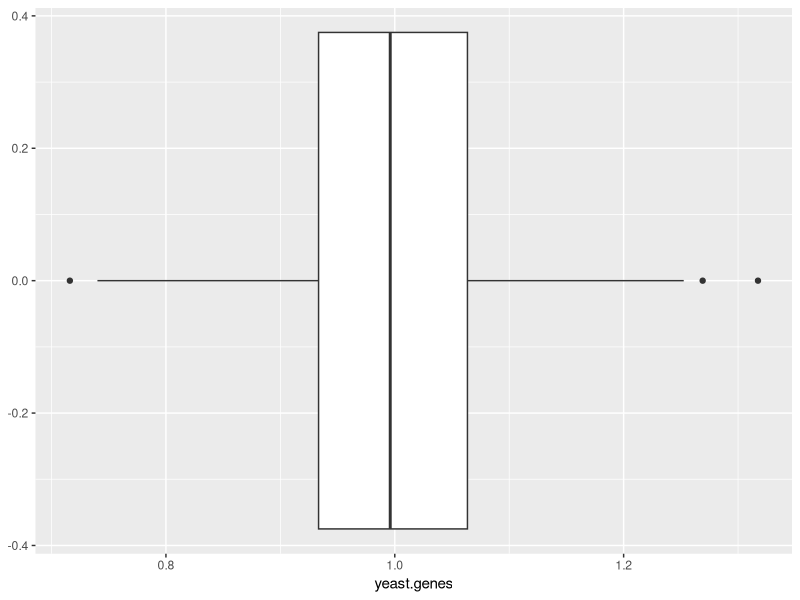
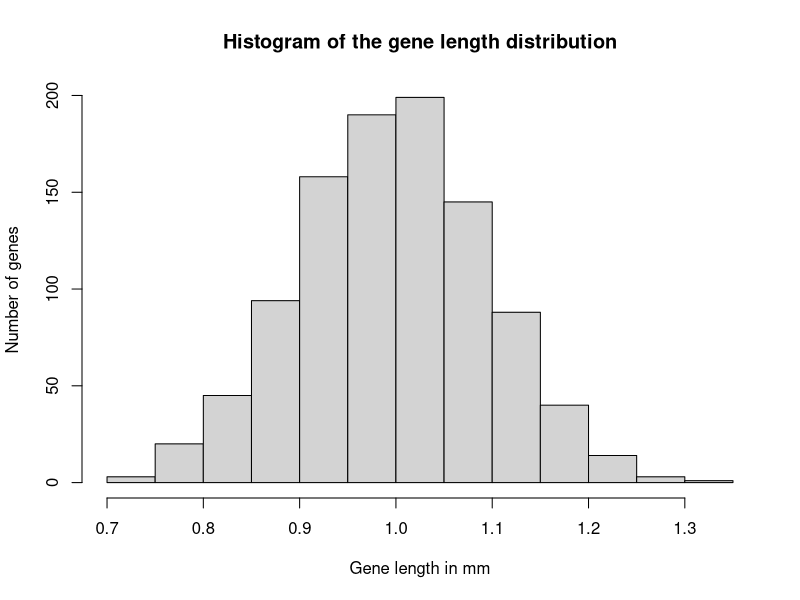
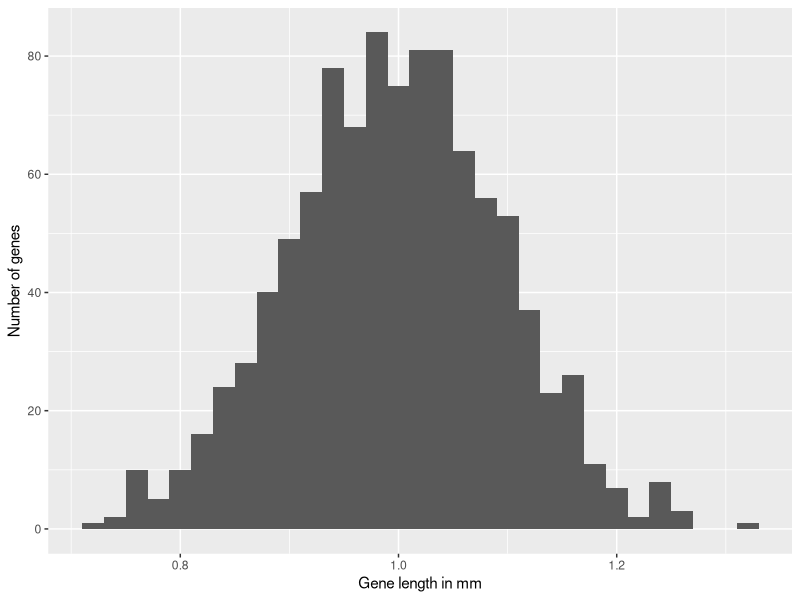
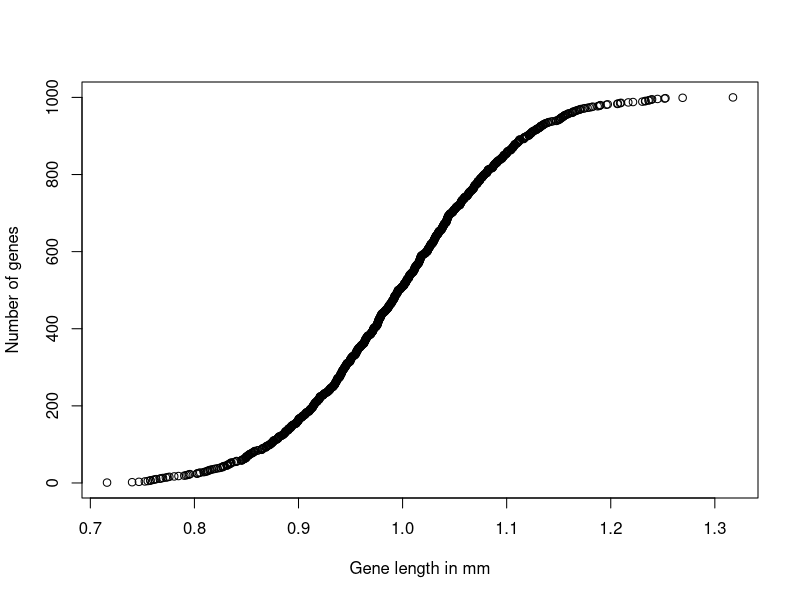

Recreate these plots in R, in order.
## ---- chunk 1
knitr::opts_chunk$set(echo = TRUE)
library(ggplot2)
library(gmodels)
# remove "error = TRUE" to make knitr halt on errors
# (do this when you are ready to check if your code will knit without errors)
## ---- chunk 2
# set a seed
set.seed(4)
# sample
n = 1000
yeast.genes = rnorm(n, mean=1, sd=0.1)
gene_number = seq(1,1000,1)
yeast.genes.df = data.frame(gene_number,yeast.genes)

# mean and sd
mean.yeast.genes = mean(yeast.genes.df$yeast.genes)                
var(yeast.genes.df$yeast.genes)

# IQR and boxplot
summary(yeast.genes)
ggplot(data = yeast.genes.df, mapping = aes(x = yeast.genes)) +
  geom_boxplot()
## ---- chunk 3
# Option 1: SEM and CI by hand
SEM = (sd(yeast.genes.df$yeast.genes,na.rm=FALSE)/sqrt(1000))
Q = qnorm(0.975)
ci.yeast.genes = c(c(mean.yeast.genes - Q*SEM, mean.yeast.genes + Q*SEM))
ci.yeast.genes

# Option 2: using gmodels package
ci.yeast.gmodel = ci(yeast.genes.df$yeast.genes, confidence = 0.95)
ci.yeast.gmodel

# Explanation
# The SEM for the sample computed is 0.003065207 and the 95% CI for this sample is 0.990542221 < x < 1.002572186. The summary statistics are computed by the formula utilized in the first computation of the standard deviation by hand. The upper and lower limits of the 95% confidence interval is 1.96 standard deviations away from the mean of the sample. They explain the range of data in which the probability of a random datapoint sampled from this population will be 95% or 0.95. qnorm() function is used to compute what the probability density function value for a certain alpha value would be within a normalized probability distribution. 
## ---- chunk 4
# histograms
# Option 1: base R
hist(yeast.genes.df$yeast.genes,xlab = "Gene length in mm", ylab = "Number of genes", main = "Histogram of the gene length distribution")
# Option 2: ggplot
normal.dist = pnorm(Q,mean = 1, sd = 0.1, lower.tail = TRUE, log.p = FALSE)
ggplot(data = yeast.genes.df, mapping = aes(x = yeast.genes)) +
  geom_histogram(binwidth = 0.02) + xlab("Gene length in mm") + ylab("Number of genes")
# qqplot
qqplot(x = yeast.genes.df$yeast.genes, y = gene_number, xlab = "Gene length in mm", ylab = "Number of genes", )
## ---- chunk 5
# your answer here
pnorm(1.07,1,0.1) - pnorm(0.93,1,0.1)
## ---- chunk 6
# your answer here
pnorm(1.1, mean = 1, sd = 0.1) - pnorm(0.9, mean = 1, sd = 0.1)      # <1 standard deviations away from the mean
1 - (pnorm(1.1, mean = 1, sd = 0.1) - pnorm(0.9, mean = 1, sd = 0.1))  # >1 standard deviations away from the mean
## ---- chunk 7
# your answer here
qnorm(0.1, mean = 1, sd = 0.1, lower.tail = TRUE) # Output: 0.8718448
qnorm(0.9, mean = 1, sd = 0.1, lower.tail = TRUE) # Output: 1.128155
## ---- chunk 8
# probabilities
p.hpv = 0.18
p.chl = 0.02
p.hpv.chl = 0.03

# total probabilities
p.hpv.tot = p.hpv + p.hpv.chl
p.chl.tot = p.chl  + p.hpv.chl

p.hpv.tot
p.chl.tot
## ---- chunk 9
# set operations
# P(chlamydia | HPV) = P(chlamydia AND HPV) / P(HPV)
# conditional probability
p.chl.given.hpv = p.hpv.chl / p.hpv.tot
p.chl.given.hpv # Output: 0.1428571
## ---- chunk 10
# set operations
  # P(HPV | chlamydia) = P(chlamydia AND HPV) / P(chlamydia)
# conditional probability
p.hpv.given.chl = p.hpv.chl / p.chl.tot
p.hpv.given.chl # Output: 0.6
## ---- chunk 11
# P(HPV OR chlamydia) = P(HPV) + P(chlamydia) - P(HPV AND chlamydia)
p.hpv.or.chl = p.hpv.tot + p.chl.tot - p.hpv.chl
p.hpv.or.chl # Output: 0.23
## ---- chunk 12
# P(chlamydia) * P(HPV) =? P(chlamydia AND HPV)
p.chl.tot * p.hpv.tot # Output: 0.0105, not equal to 0.03
# The two events are not independent!
## ---- chunk 13
# Allele frequencies
A1 = 0.82
A2 = 0.06
A3 = 0.05
A4 = 0.04
A5 = 0.03

# Probability of either A2 or A5 = ?
  # P(A2 OR A5) = P(A2) + P(A5) - P(A2 AND A5)
  # P(A2 AND A5) = P(A2) * P(A5) because they are independent
A2uA5 = A2 + A5 - (A2 * A5)
A2uA5
## ---- chunk 14
# Probability of two A3 alleles = ?
  # P(A2 AND A2) = P(A2) * P(A2)
A2nA2 = A2 * A2
A2nA2
## ---- chunk 15
# Probability of not carrying 2 * A3 alleles = ?
  # P(2A3!) = 1 - P(2A3) = 1 - P(A2 AND A2)
A2nA2.not = 1 - (A2nA2)
A2nA2.not
## ---- chunk 16
# Probability of carrying an A1 and an A4 allele = ?
  # P(A1 AND A4) = P(A1) * P(A4)
A1nA4 = A1 * A4
A1nA4
## ---- chunk 17
# prob of carrying two A1 alleles
  # P(2*A1) = P(A1 AND A1) = P(A1) * P(A1)
A1nA1 = A1 * A1
A1nA1
# prob of NOT having two A1 alleles
  # P(2*A1!) = 1 - P(2*A1)
A1nA1.not = 1 - A1nA1
A1nA1.not
# P(2 individuals are NOT A1,A1) = P(2*A1) * P(2*A1)
two.people.A1nA1.not = A1nA1.not * A1nA1.not
two.people.A1nA1.not
## ---- chunk 18
# prob of an allele being A3 or A4
# P(a34) = P(A3) + P(A4)
a34 = A3 + A4
a34
# prob of an allele not being A3 or A4
# P(a34!) = 1 - P(a34) = 1 - (P(A3) + P(A4)) 
a34.not = 1 - a34
a34.not
# P(neither of 2 alleles is A3 or A4)
# P(a34.neither) = P(a34!) * P(a34!)
a34.neither = a34.not * a34.not
a34.neither
# P(3 people have no A3 or A4 alleles)
# P(3*a34!) = P(a34neither) * P(a34neither) * P(a34neither)
a34.none = a34.neither^3
a34.none
## ---- chunk 19
Pr=list()
Pr$a=0.95
Pr$A=0.05

Pr$aa = Pr$a * Pr$a
Pr$aa
## ---- chunk 20
Pr$aa_aa = Pr$aa * Pr$aa
Pr$aa_aa
## ---- chunk 21
# first calculate probability that one individual is heterozygous
Pr$Aa = Pr$A * Pr$a
Pr$Aa

# probability that both parents are heterozygous
Pr$Aa_Aa = Pr$Aa * Pr$Aa
Pr$Aa_Aa        
## ---- chunk 22
# conditional probability that Aa x Aa -> aa
# Priors: 1) The couple are Aa x Aa (P(Aa x Aa) = 0.0475) (P(A | Aa) = 0.5, P(a | Aa) = 0.5)
Pr$Caa.FAa_MAa = 0.5 * 0.5
Pr$Caa.FAa_MAa
## ---- chunk 23
# probabilities of each allele combination in the parents
Pr$AA = Pr$A * Pr$A # P(AA)
Pr$Aa = Pr$A * Pr$a # P(Aa)
Pr$aA = Pr$a * Pr$A # P(aA)
Pr$aa = Pr$a * Pr$a # P(aa)

Pr$AA
Pr$Aa
Pr$aA
Pr$AA
## ---- chunk 24
# priors for each combination of parental alleles
Pr$Faa_Maa = Pr$aa * Pr$aa
Pr$FAa_Maa = Pr$Aa * Pr$aa
Pr$FAA_Maa = Pr$AA * Pr$aa
Pr$Faa_MAa = Pr$aa * Pr$Aa
Pr$FAa_MAa = Pr$Aa * Pr$Aa
Pr$FAA_MAa = Pr$AA * Pr$Aa
Pr$Faa_MAA = Pr$aa * Pr$AA
Pr$FAa_MAA = Pr$Aa * Pr$AA
Pr$FAA_MAA = Pr$AA * Pr$AA

Pr$Faa_Maa
Pr$FAa_Maa
Pr$FAA_Maa
Pr$Faa_MAa
Pr$FAa_MAa
Pr$FAA_MAa
Pr$Faa_MAA
Pr$FAa_MAA
Pr$FAA_MAA
## ---- chunk 25
# individual likelihoods (think Punnett square)
Pr$Caa.Faa_Maa = 1 * 1
Pr$Caa.FAa_Maa = 0.5 * 1
Pr$Caa.FAA_Maa = 0 * 1
Pr$Caa.Faa_MAa = 1 * 0.5
Pr$Caa.FAa_MAa = 0.5 * 0.5
Pr$Caa.FAA_MAa = 0 * 0.5
Pr$Caa.Faa_MAA = 1 * 0
Pr$Caa.FAa_MAA = 0.5 * 0
Pr$Caa.FAA_MAA = 0 * 0
## ---- chunk 26
# total probability P(C_Aa)
Pr$Caa = Pr$Caa.Faa_Maa * Pr$Faa_Maa +
         Pr$Caa.FAa_Maa * Pr$FAa_Maa + 
         Pr$Caa.FAA_Maa * Pr$FAA_Maa +
         Pr$Caa.Faa_MAa * Pr$Faa_MAa +
         Pr$Caa.FAa_MAa * Pr$FAa_MAa +
         Pr$Caa.FAA_MAa * Pr$FAA_MAa +
         Pr$Caa.Faa_MAA * Pr$Faa_MAA +
         Pr$Caa.FAa_MAA * Pr$FAa_MAA +
         Pr$Caa.FAA_MAA * Pr$FAA_MAA

Pr$Caa
## ---- chunk 27
# Posterior probability of P(F_Aa, M_Aa | C_Aa):
Pr$FAa_MAa.Caa = ((Pr$Caa.FAa_MAa) * (Pr$FAa_MAa)) / (Pr$Caa)
Pr$FAa_MAa.Caa
## ---- chunk 28
Pr$Faa_Maa.Caa = ((Pr$Caa.Faa_Maa) * (Pr$Faa_Maa)) / (Pr$Caa)
Pr$Faa_Maa.Caa
